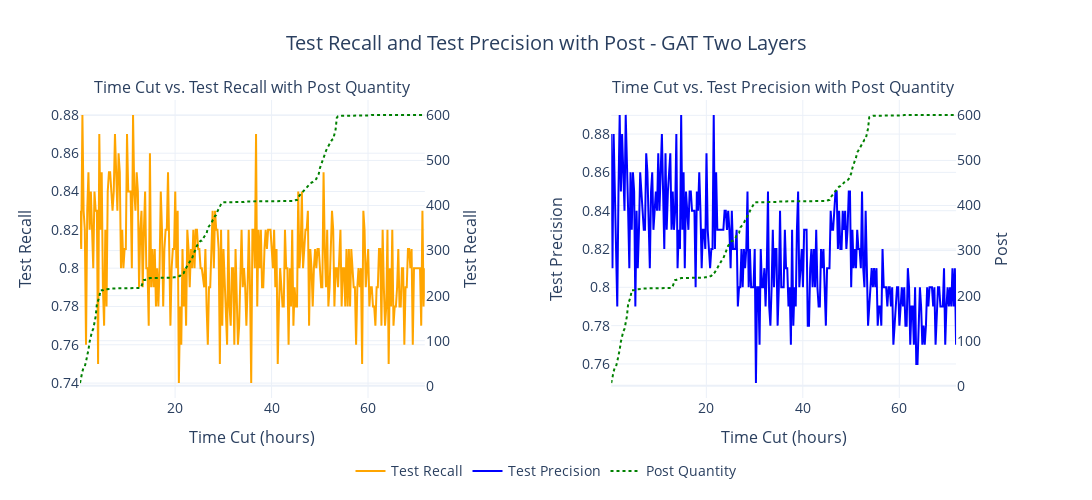

Notebook code cell kept with this figure:
### Code cell
import plotly.graph_objects as go
from plotly.subplots import make_subplots

# Create a subplot figure with 1 row and 2 columns
fig = make_subplots(
    rows=1, cols=2,
    subplot_titles=["Time Cut vs. Test Recall with Post Quantity", "Time Cut vs. Test Precision with Post Quantity"],
    specs=[[{"secondary_y": True}, {"secondary_y": True}]]
)

# First chart: Time Cut vs Test Recall
fig.add_trace(
    go.Scatter(
        x=df_han_2_layers['time_cut_hours'],
        y=df_han_2_layers['metrics.test_recall'],
        mode='lines',
        name='Test Recall',
        line=dict(color='Orange')
    ),
    row=1, col=1
)

# Second chart: Time Cut vs Test Precision with Post
fig.add_trace(
    go.Scatter(
        x=df_han_2_layers['time_cut_hours'],
        y=df_han_2_layers['metrics.test_precision'],
        mode='lines',
        name='Test Precision',
        line=dict(color='blue')
    ),
    row=1, col=2, secondary_y=False
)

# Adding Post Quantity to both subplots
fig.add_trace(
    go.Scatter(
        x=df_han_2_layers['time_cut_hours'],
        y=df_han_2_layers['post'],
        mode='lines',
        name='Post Quantity',
        line=dict(color='green', dash='dot')
    ),
    row=1, col=1, secondary_y=True
)

fig.add_trace(
    go.Scatter(
        x=df_han_2_layers['time_cut_hours'],
        y=df_gat_2_layers['post'],
        mode='lines',
        name='Post Quantity',
        line=dict(color='green', dash='dot'),
        showlegend=False
    ),
    row=1, col=2, secondary_y=True
)

# Update layout with larger font sizes
fig.update_layout(
    title="Test Recall and Test Precision with Post - GAT Two Layers",
    title_x=0.5,  # Center the main title
    template='plotly_white',
    legend=dict(
        orientation="h",
        yanchor="bottom",
        y=-0.3,
        xanchor="center",
        x=0.5,
        font=dict(size=14)  # Increase legend font size
    ),
    width=1100,  # Set the width
    height=500,  # Set the height
    font=dict(size=14),  # Increase global font size
)

# Update Y-axis titles for both subplots
fig.update_yaxes(title_text="Test Recall", row=1, col=1, title_font=dict(size=16))
fig.update_yaxes(title_text="Test Precision", secondary_y=False, row=1, col=2, title_font=dict(size=16))
fig.update_yaxes(title_text="Post", secondary_y=True, row=1, col=2, title_font=dict(size=16))

# Update X-axis labels and font sizes
fig.update_xaxes(title_text="Time Cut (hours)", row=1, col=1, title_font=dict(size=16), tickfont=dict(size=14))
fig.update_xaxes(title_text="Time Cut (hours)", row=1, col=2, title_font=dict(size=16), tickfont=dict(size=14))

# Update the left Y-axis range for both subplots
fig.update_yaxes(range=[0, 1], row=1, col=1, secondary_y=False)  # Adjust range for the left Y-axis of the first chart
fig.update_yaxes(range=[0, 1], row=1, col=2, secondary_y=False)  # Adjust range for the left Y-axis of the second chart

# Display the plot
fig.show()

### Figure 1 — Plotly figure (JSON) as saved in the notebook; plotly's stock layout.template omitted (floating-point values rounded to 4 significant figures; data arrays with more than 128 entries replaced by an {"elided": "..."} marker saying what was removed)
{"data": [{"line": {"color": "Orange"}, "mode": "lines", "name": "Test Recall", "type": "scatter", "x": {"elided": "286 float values"}, "xaxis": "x", "y": {"elided": "286 float values"}, "yaxis": "y"}, {"line": {"color": "blue"}, "mode": "lines", "name": "Test Precision", "type": "scatter", "x": {"elided": "286 float values"}, "xaxis": "x2", "y": {"elided": "286 float values"}, "yaxis": "y3"}, {"line": {"color": "green", "dash": "dot"}, "mode": "lines", "name": "Post Quantity", "type": "scatter", "x": {"elided": "286 float values"}, "xaxis": "x", "y": {"elided": "286 int values"}, "yaxis": "y2"}, {"line": {"color": "green", "dash": "dot"}, "mode": "lines", "name": "Post Quantity", "showlegend": false, "type": "scatter", "x": {"elided": "286 float values"}, "xaxis": "x2", "y": {"elided": "287 int values"}, "yaxis": "y4"}], "layout": {"annotations": [{"font": {"size": 16}, "showarrow": false, "text": "Time Cut vs. Test Recall with Post Quantity", "x": 0.185, "xanchor": "center", "xref": "paper", "y": 1, "yanchor": "bottom", "yref": "paper"}, {"font": {"size": 16}, "showarrow": false, "text": "Time Cut vs. Test Precision with Post Quantity", "x": 0.755, "xanchor": "center", "xref": "paper", "y": 1, "yanchor": "bottom", "yref": "paper"}], "font": {"size": 14}, "height": 500, "legend": {"font": {"size": 14}, "orientation": "h", "x": 0.5, "xanchor": "center", "y": -0.3, "yanchor": "bottom"}, "title": {"text": "Test Recall and Test Precision with Post - GAT Two Layers", "x": 0.5}, "width": 1100, "xaxis": {"anchor": "y", "autorange": true, "domain": [0, 0.37], "range": [0.28, 71.78], "tickfont": {"size": 14}, "title": {"font": {"size": 16}, "text": "Time Cut (hours)"}, "type": "linear"}, "xaxis2": {"anchor": "y3", "autorange": true, "domain": [0.57, 0.94], "range": [0.28, 71.78], "tickfont": {"size": 14}, "title": {"font": {"size": 16}, "text": "Time Cut (hours)"}, "type": "linear"}, "yaxis": {"anchor": "x", "autorange": true, "domain": [0, 1], "range": [0.7322, 0.8878], "title": {"font": {"size": 16}, "text": "Test Recall"}, "type": "linear"}, "yaxis2": {"anchor": "x", "autorange": true, "overlaying": "y", "range": [-27.06, 634.1], "side": "right", "title": {"font": {"size": 16}, "text": "Test Recall"}, "type": "linear"}, "yaxis3": {"anchor": "x2", "autorange": true, "domain": [0, 1], "range": [0.7422, 0.8978], "title": {"font": {"size": 16}, "text": "Test Precision"}, "type": "linear"}, "yaxis4": {"anchor": "x2", "autorange": true, "overlaying": "y3", "range": [-27.06, 634.1], "side": "right", "title": {"font": {"size": 16}, "text": "Post"}, "type": "linear"}}}
